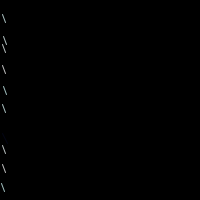
Frame 1 (no input)
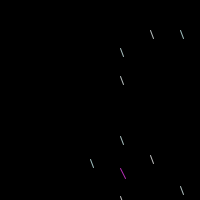
Frame 60 (the mouse pressed at the canvas centre just before this capture)
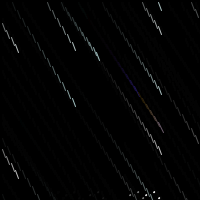
Frame 120 (the mouse held since frame 60 and released just before this capture)

The Processing sketch that drew these frames (run headless with seeded random() and noise(); from frame 60 on, the mouse is pressed at the canvas centre):

// Processing sketch: processing_129965
// ── processing_129965.pde

 Thing myThing1;
Thing myThing2; // Two objects!
Thing myThing3;
Thing myThing4;
Thing myThing5;
Thing myThing6;
Thing myThing7;
Thing myThing8;
Thing myThing9;
Thing myThing0;
int a= 45;
int b= 10; 

float r= random(200);

boolean sweetspot = false;

void setup() {
  frameRate(a);
  size(200,200);
  smooth();
  background(0);

  myThing1 = new Thing(color(225,255,255,191),0,10,4); // Parameters go inside the parentheses when the object is constructed.
  myThing2 = new Thing(color(235,255,255,191),0,30,6);
  myThing3 = new Thing(color(245,255,255,191),0,40,4);
  myThing4 = new Thing(color(255,255,255,191),0,60,5);
  myThing5 = new Thing(color(215,255,255,191),0,80,6);
  myThing6 = new Thing(color(225,255,255,191),0,100,4);
  myThing0 = new Thing(color(235,255,255,191),0,r,4);
  myThing7 = new Thing(color(245,255,255,191),0,140,5);
  myThing8 = new Thing(color(255,255,255,191),0,160,4);
  myThing9 = new Thing(color(215,255,255,191),0,180,3);
   
   
  
  
}

void draw() {
  fade();
  myThing1.move();
  myThing1.display();
  myThing2.move();
  myThing2.display();
  myThing3.move();
  myThing3.display();
  myThing4.move();
  myThing4.display();
  myThing5.move();
  myThing5.display();
  myThing6.move();
  myThing6.display();
  myThing0.move();
  myThing0.display0();
  myThing7.move();
  myThing7.display();
  myThing8.move();
  myThing8.display();
  myThing9.move();
  myThing9.display();

  
 
 

}

class Thing { // Even though there are multiple objects, we still only need one class. No matter how many cookies we make, only one cookie cutter is needed.Isnâ€™t object-oriented programming swell?
  color c;
  float xpos;
  float ypos;
  float xspeed;

  Thing(color tempC, float tempXpos, float tempYpos, float tempXspeed) { // The Constructor is defined with arguments.
    c = tempC;
    xpos = tempXpos;
    ypos = tempYpos;
    xspeed = tempXspeed;
  }

  void display() {
    stroke(c);
    fill(c);
    rectMode(CENTER);
    //ellipse(xpos,ypos,15,15);
   line(xpos, ypos,xpos+3,ypos+8);
    //triangle(xpos,ypos,xpos+45,ypos+35,xpos+5,ypos);
  }
  
  void display0(){
    // noStroke();
     fill(255);
    stroke(frameCount * 3 % 255, frameCount * 5 % 255,
    frameCount * 20 % 255);
//    rectMode(CENTER);
    //ellipse(xpos,ypos,15,15);
    line(xpos, ypos,xpos+5,ypos+10);
   // triangle(xpos,ypos,xpos+45,ypos+35,xpos+5,ypos);
  }
  
  void splash(){
  //fill(255);
  noFill();
  stroke(255);
  //ellipse(xpos,ypos,20,20);
  ellipse(xpos-8,ypos-5,1,1);
  ellipse(xpos+5,ypos-2,1,1);
  ellipse(xpos,ypos-8,1,1);
  }
    
  void move() {
    xpos = xpos + xspeed/2;
    ypos= ypos + xspeed;
    if (xpos > width) {
      xpos = 0;
      
    }
    
    if (ypos > height) {
      ypos = 0;
    }
  
  
  if (mouseX > 10 && mouseX < 170&& mouseY >10 && mouseY <170) {
  sweetspot = true;
  xpos= xpos + mouseX/40;
  ypos= ypos +mouseY/40;
  a=45;
  b=40;
} else { sweetspot = false;
  a=50;
  b=255;
}
if(ypos == 200){
  splash();
} 
//if(xpos == 200){splash();}
  }

}//this end bracet bellongs to class!

void fade(){
    fill(0,0,0,b);
  rect(0,0,400,400);
}
